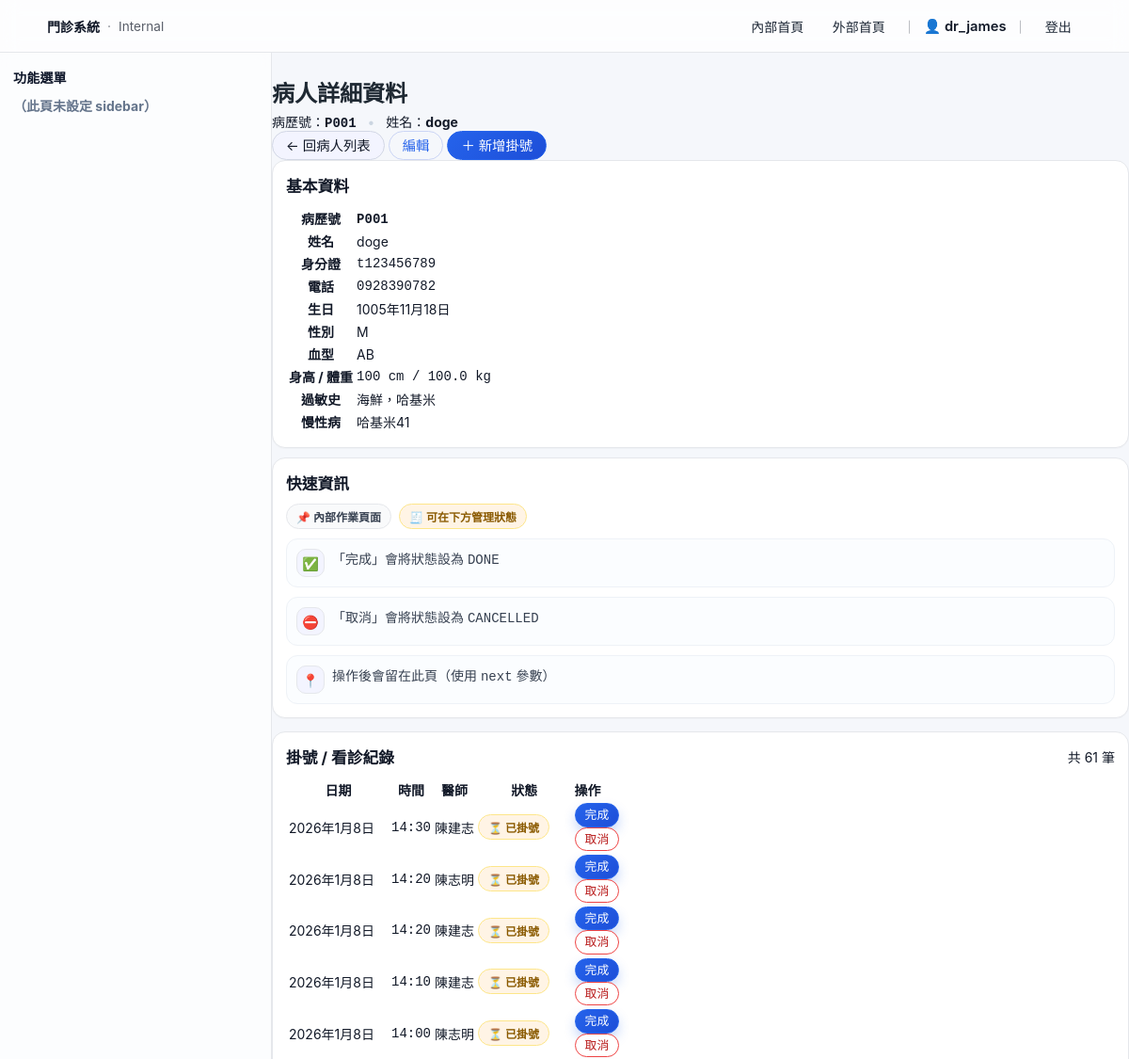
The app's page /patients/2/ (signed in, upper part), older data.
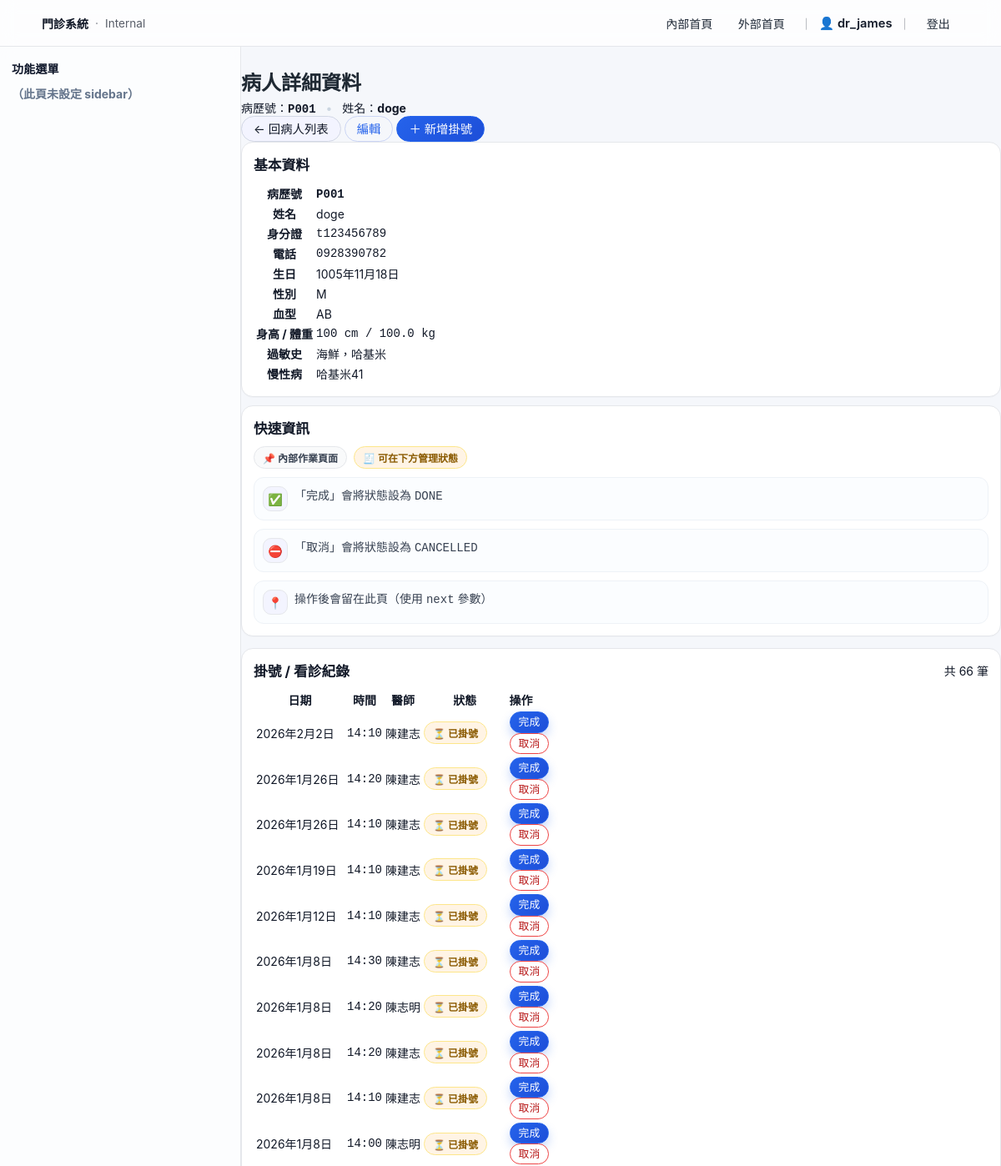
The same page, newer data.
### appointments/models.py (models this page shows, shortened)
class Appointment(models.Model):
    STATUS_BOOKED = "BOOKED"
    STATUS_CANCELLED = "CANCELLED"
    STATUS_DONE = "DONE"
    STATUS_NO_SHOW = "NO_SHOW"
    STATUS_CHOICES = [
        (STATUS_BOOKED, "已掛號"),
        (STATUS_CANCELLED, "已取消"),
        (STATUS_DONE, "已完成"),
        (STATUS_NO_SHOW, "未到 / 過號"),
    ]
    patient = models.ForeignKey(Patient, on_delete=models.CASCADE)
    doctor = models.ForeignKey(Doctor, on_delete=models.CASCADE)
    date = models.DateField()
    time = models.TimeField()
    status = models.CharField(max_length=10, choices=STATUS_CHOICES, default=STATUS_BOOKED)
    created_at = models.DateTimeField(default=timezone.now)
    objects = AppointmentManager()
    class Meta:
        constraints = [
            models.UniqueConstraint(
                fields=["doctor", "date", "time"],
                condition=~Q(status="CANCELLED"),
                name="uniq_active_doctor_date_time",
            )
        ]

### doctors/models.py (models this page shows, shortened)
class Doctor(models.Model):
    name = models.CharField("姓名", max_length=50)
    department = models.CharField("科別", max_length=50)
    room = models.CharField("診間", max_length=20, blank=True)
    user = models.OneToOneField(
        User, null=True, blank=True, on_delete=models.SET_NULL, verbose_name="使用者帳號"
    )
    department = models.CharField("科別", max_length=50, blank=True)
    is_active = models.BooleanField("啟用", default=True)
    class Meta:
        verbose_name = "醫師"
        verbose_name_plural = "醫師"

### patients/views.py (the view)
# urls.py: path("<int:pk>/", views.patient_detail, name="patient_detail"),
@login_required
def patient_detail(request, pk):
    patient = get_object_or_404(Patient, pk=pk)
    appointments = (
        Appointment.objects
        .filter(patient=patient)
        .select_related("doctor")
        .order_by("-date", "-time")
    )
    context = {
        "patient": patient,
        "appointments": appointments,
    }
    return render(request, "patients/patient_detail.html", context)

### templates/patients/patient_detail.html (shortened to what the changed rows need)
{% extends "base.html" %}
{% block content %}
<div class="page-wrap patient-detail">
  <div class="page-head patient-head">
    <div class="patient-head-left">
      <h1 class="page-title">病人詳細資料</h1>
    </div>
  </div>
  <div class="grid patient-grid">
    <section class="card patient-card">
      <div class="card-head">
        <h2 class="card-title">基本資料</h2>
      </div>
      <table class="kv">
        <tr>
          <th>病歷號</th>
        </tr>
        <tr>
          <th>姓名</th>
        </tr>
        <tr>
          <th>身分證</th>
        </tr>
        <tr>
          <th>電話</th>
        </tr>
        <tr>
          <th>生日</th>
        </tr>
        <tr>
          <th>性別</th>
        </tr>
        <tr>
          <th>血型</th>
        </tr>
        <tr>
          <th>身高 / 體重</th>
        </tr>
        <tr>
          <th>過敏史</th>
        </tr>
        <tr>
          <th>慢性病</th>
        </tr>
      </table>
    </section>
    <aside class="card patient-card">
      <div class="card-head">
        <h2 class="card-title">快速資訊</h2>
      </div>
    </aside>
  </div>
  <section class="card patient-card">
    <div class="card-head card-head-between">
      <h2 class="card-title">掛號 / 看診紀錄</h2>
      <div class="muted">
        {% if appointments %}共 {{ appointments|length }} 筆{% else %}目前 0 筆{% endif %}
      </div>
    </div>
    {% if appointments %}
      <div class="table-wrap">
        <table class="table">
          <thead>
            <tr>
              <th>日期</th>
              <th>時間</th>
              <th>醫師</th>
              <th>狀態</th>
              <th class="col-actions">操作</th>
            </tr>
          </thead>
          <tbody>
            {% for appt in appointments %}
              <tr>
                <td>{{ appt.date }}</td>
                <td class="mono">{{ appt.time|time:"H:i" }}</td>
                <td>{{ appt.doctor.name }}</td>
                <td>
                  {% if appt.status == "DONE" %}
                    <span class="badge ok">✅ {{ appt.get_status_display }}</span>
                  {% elif appt.status == "CANCELLED" %}
                    <span class="badge bad">⛔ {{ appt.get_status_display }}</span>
                  {% else %}
                    <span class="badge warn">⏳ {{ appt.get_status_display }}</span>
                  {% endif %}
                </td>
                <td>
                  <div class="actions">
                    <form class="inline-form" method="post" action="{% url 'appointments:appointment_update_status' appt.pk %}">
                      <button class="btn btn-main btn-sm" type="submit">完成</button>
                    </form>
                    <form class="inline-form" method="post" action="{% url 'appointments:appointment_update_status' appt.pk %}">
                      <button class="btn btn-danger btn-sm" type="submit">取消</button>
                    </form>
                  </div>
                </td>
              </tr>
            {% endfor %}
          </tbody>
        </table>
      </div>
    {% else %}
      <div class="empty-state">
        <div class="empty-emoji">🗂️</div>
        <div class="muted">目前沒有掛號或看診紀錄 ～</div>
      </div>
    {% endif %}
  </section>
</div>
{% endblock %}

Row changes from the older to the newer data that the page shows:
added Appointment: date "2026年2月2日", time "14:10", doctor.name "陳建志", status "已掛號"
added Appointment: date "2026年1月26日", time "14:20", doctor.name "陳建志", status "已掛號"
added Appointment: date "2026年1月26日", time "14:10", doctor.name "陳建志", status "已掛號"
added Appointment: date "2026年1月19日", time "14:10", doctor.name "陳建志", status "已掛號"
added Appointment: date "2026年1月12日", time "14:10", doctor.name "陳建志", status "已掛號"
Text that changed along with them:
{{ appointments|length }}: "61" → "66"
